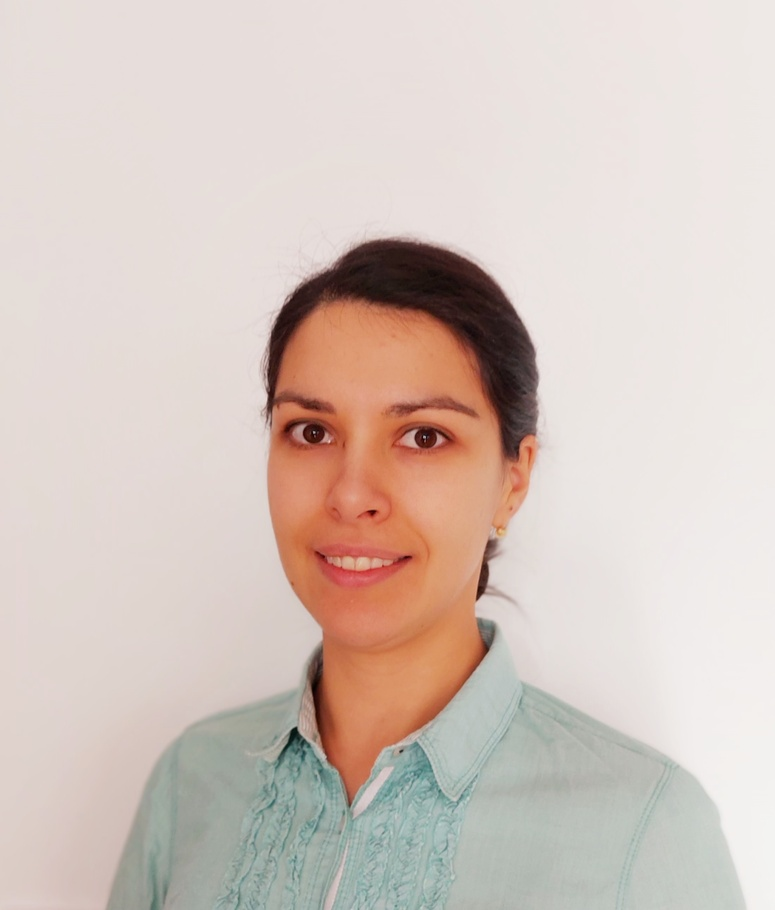
#> input picture 20230215_102126.jpg, 775 x 910 px, shrunk from 2190 x 2572 before the run
$ jupyter execute 'GitHub Profile Picture Generator with Image Thresholding.ipynb'   (shell and % lines are left out)
#> lines starting #> are read from the running program, lines starting #| are printed output that depends on the picture; after the words box and inside, x2 and y2 are one past the last pixel; in counts of white or black regions, pixels touching at a corner belong together
# GitHub Profile Picture Generator with Image Thresholding

Create a GitHub profile picture using Python's OpenCV package. The project utilizes various image processing methods:

1. Conversion to black-and-white.
2. Global thresholding.
3. Adaptive Mean Thresholding.
4. Adaptive Gaussian Thresholding.

The final profile picture is selected from the Adaptive Gaussian Thresholding results.

[cell 1]
# Import necessary packages
import numpy as np
import matplotlib.pyplot as plt
from EC_CV import *
from matplotlib import rcParams
import cv2

# Set the figure size
rcParams['figure.figsize'] = (8, 6)

### Step #1: Print the original color image

[cell 2]
# Load profile picture and print it
image = plt.imread('20230215_102126.jpg')
#> image is the input picture: shape (910, 775, 3); mean R, G, B 212.3, 198, 190.4
plt.imshow(image)

### Step #2: Convert the color image to grayscale.

[cell 3]
# Convert to greyscale and print
gs_image = cv2.cvtColor(image, cv2.COLOR_BGR2GRAY)
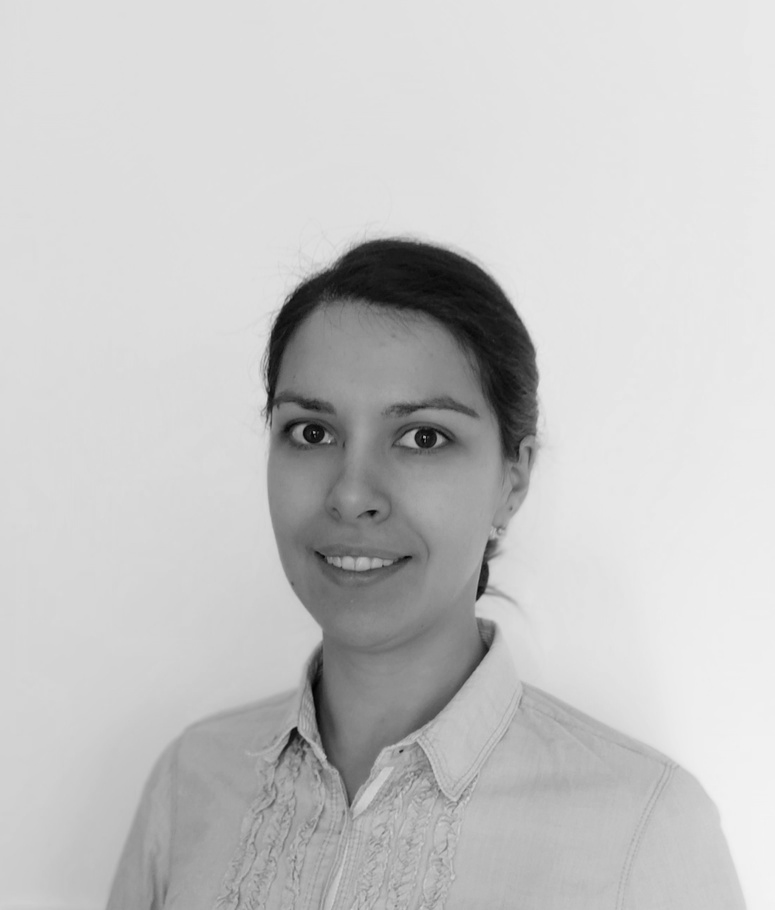
#> gs_image: shape (910, 775); min 1, max 244, mean 197.4
plt.imshow(gs_image, cmap='gray')

### Step #3: Plot a histogram

Plotting a histogram of the grayscale image to try to come up with an optimal global threshold.

[cell 4]
# Set the figure size to 10 inches by 5 inches
rcParams['figure.figsize'] = (10, 5)

# Plot the histogram of the image by converting the 2D image into a 1D array
plt.hist(gs_image.ravel(), 256, [0, 255])

# Set the title of the plot
plt.title('Histogram of pixel intensity values.')

# Set custom tick mark values and labels
plt.xticks(np.arange(0, 255, 10))
plt.xlabel('Pixel intensity')

# Show the plot
plt.show()
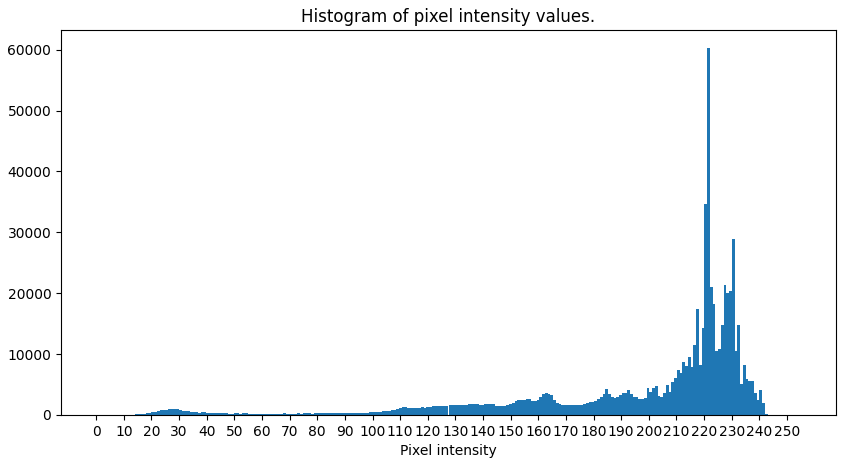
#> figure drawn by matplotlib, 1 panel; tallest bar 60232 high, from x = 221.1 to 222.1

### Step #4: Convert to Black and White Image using Global Thresholding

Picking two global thresholds from the histogram above and comparing the resulting images to the original greyscale.

[cell 5]
# Setting the global thresholds
threshold1 = 97
threshold2 = 110

# Convert the image to black-and-white using Global Thresholding
bw_image1 = cv2.threshold(gs_image,threshold1,255,cv2.THRESH_BINARY)[1].astype(np.uint8)
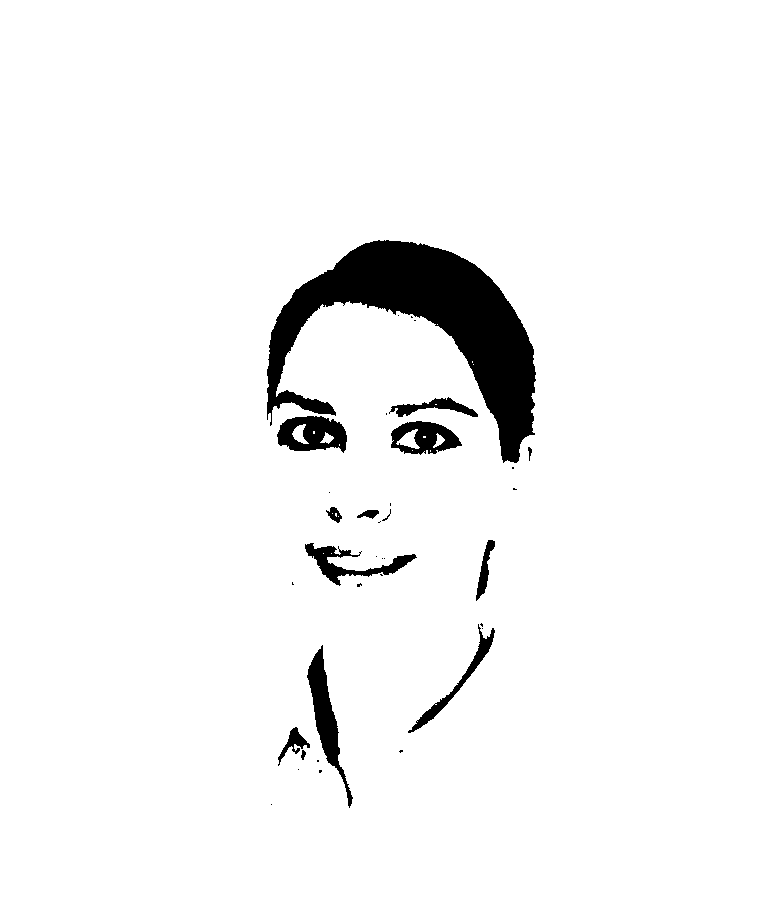
#> bw_image1: shape (910, 775); 95.6% white; 36 black regions (22 under 20 px), largest, box (x1, y1, x2, y2) and area: (267, 240, 536, 463) 21712, (307, 645, 353, 808) 2062, (277, 416, 347, 453) 1732
bw_image2 = cv2.threshold(gs_image,threshold2,255,cv2.THRESH_BINARY)[1].astype(np.uint8)
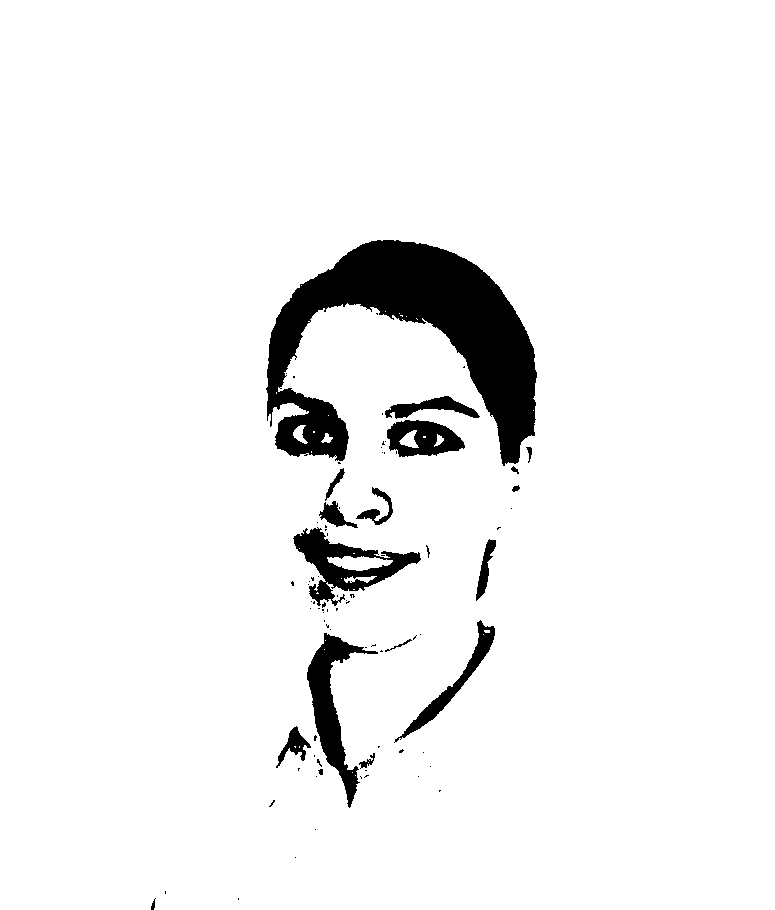
#> bw_image2: shape (910, 775); 94.4% white; 84 black regions (65 under 20 px), largest, box (x1, y1, x2, y2) and area: (266, 240, 537, 466) 25760, (307, 633, 378, 808) 3585, (293, 527, 421, 606) 3458

# Compare the images so far
fig, ax = plt.subplots(1, 3, figsize=(14, 7))
titles = ['Greyscale image', 'Global thresholding (v = '+str(threshold1)+')', 'Global thresholding (v = '+str(threshold2)+')']
images = [gs_image, bw_image1, bw_image2]
for i in range(len(images)):
    plt.subplot(1, 3, i+1)
    plt.imshow(images[i],'gray')
    plt.title(titles[i])
    plt.xticks([])
    plt.yticks([])
#> this loop made 3 passes
plt.show()

### Step #5: Convert to Black and White Image using Adaptive Mean Thresholding

[cell 6]
# Blurring the greyscale image to reduse the noise
gs_image_blurred = cv2.medianBlur(gs_image, 21)

# Convert the image to black-and-white using Adaptive Mean Thresholding
am_image = cv2.adaptiveThreshold(gs_image_blurred,255,cv2.ADAPTIVE_THRESH_MEAN_C,cv2.THRESH_BINARY,23,2)
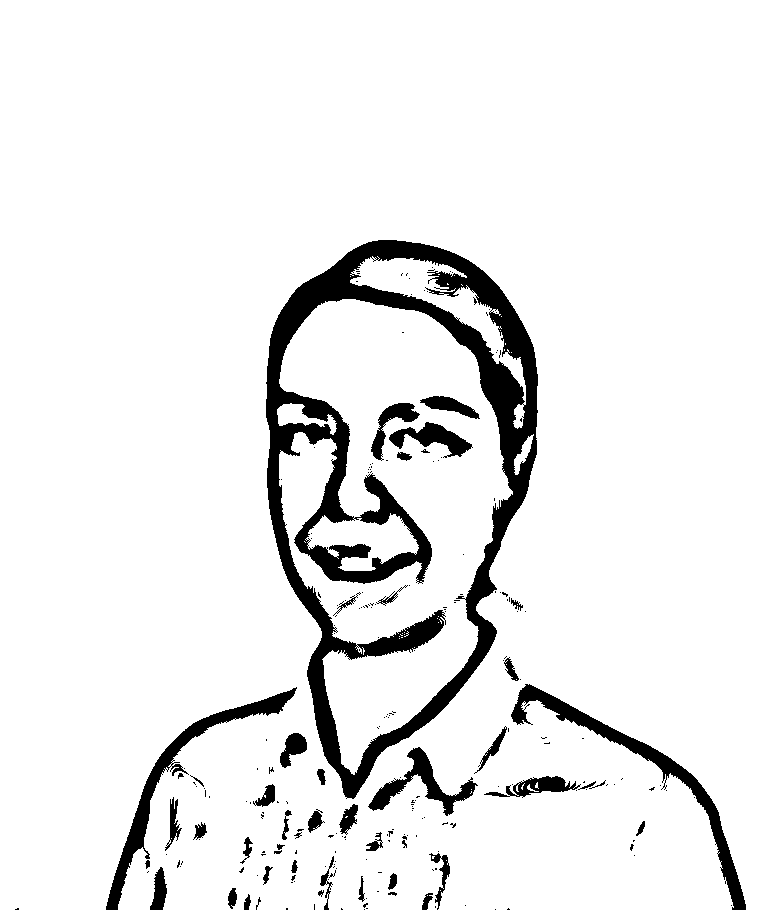
#> am_image: shape (910, 775); 92.2% white; 234 black regions (187 under 20 px), largest, box (x1, y1, x2, y2) and area: (266, 240, 538, 799) 35998, (511, 684, 746, 910) 4471, (106, 687, 297, 910) 3893

# Compare the images so far
fig, ax = plt.subplots(1, 3, figsize=(14, 7))
titles = ['Greyscale image', 'Global thresholding (v = '+str(threshold1)+')', 'Adaptive Mean thresholding']
images = [gs_image, bw_image1, am_image]
for i in range(len(images)):
    plt.subplot(1, 3, i+1)
    plt.imshow(images[i],'gray')
    plt.title(titles[i])
    plt.xticks([])
    plt.yticks([])
plt.show()

### Step #6: Convert to Black and White Image using Gaussian Thresholding

[cell 7]
# Convert the image to black-and-white using Gaussian Thresholding
ag_image = cv2.adaptiveThreshold(gs_image_blurred,255,cv2.ADAPTIVE_THRESH_GAUSSIAN_C,cv2.THRESH_BINARY,33,2)
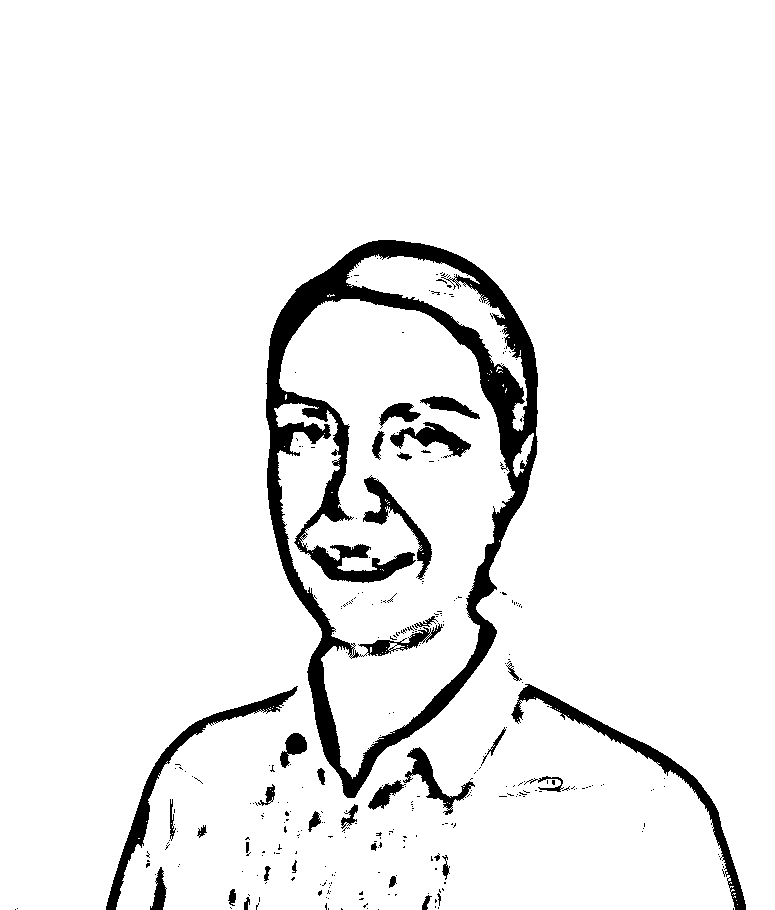
#> ag_image: shape (910, 775); 93.5% white; 311 black regions (277 under 20 px), largest, box (x1, y1, x2, y2) and area: (266, 240, 538, 798) 29821, (511, 684, 746, 910) 3551, (106, 686, 298, 910) 3167

# Compare the images so far
fig, ax = plt.subplots(2, 2, figsize=(10, 7))
titles = ['Greyscale image', 'Global thresholding (v = '+str(threshold1)+')', 'Adaptive Mean thresholding',
          'Adaptive Gaussian thresholding']
images = [gs_image, bw_image1, am_image, ag_image]
for i in range(len(images)):
    plt.subplot(2, 2, i+1)
    plt.imshow(images[i],'gray')
    plt.title(titles[i])
    plt.xticks([])
    plt.yticks([])
#> this loop made 4 passes
plt.show()

[cell 8]
# Save the optimal image (using Gaussian Thresholding)
cv2.imwrite('profile pic gaussian.jpg', ag_image)
#> Out = True
